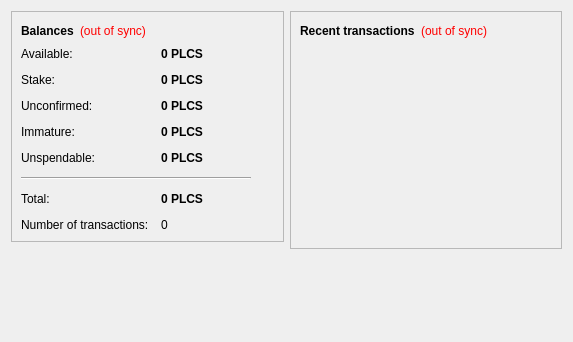
<?xml version="1.0" encoding="UTF-8"?>
<ui version="4.0">
 <class>OverviewPage</class>
 <widget class="QWidget" name="OverviewPage">
  <property name="geometry">
   <rect>
    <x>0</x>
    <y>0</y>
    <width>573</width>
    <height>342</height>
   </rect>
  </property>
  <property name="windowTitle">
   <string>Form</string>
  </property>
  <layout class="QHBoxLayout" name="horizontalLayout" stretch="1,1">
   <item>
    <layout class="QVBoxLayout" name="verticalLayout_2">
     <item>
      <widget class="QFrame" name="frame">
       <property name="frameShape">
        <enum>QFrame::StyledPanel</enum>
       </property>
       <property name="frameShadow">
        <enum>QFrame::Raised</enum>
       </property>
       <layout class="QVBoxLayout" name="verticalLayout_4">
        <item>
         <layout class="QHBoxLayout" name="horizontalLayout_4">
          <item>
           <widget class="QLabel" name="label_5">
            <property name="font">
             <font>
              <weight>75</weight>
              <bold>true</bold>
             </font>
            </property>
            <property name="text">
             <string>Balances</string>
            </property>
           </widget>
          </item>
          <item>
           <widget class="QLabel" name="labelWalletStatus">
            <property name="toolTip">
             <string>The displayed information may be out of date. Your wallet automatically synchronizes with the PalyanytsyaCoin network after a connection is established, but this process has not completed yet.</string>
            </property>
            <property name="styleSheet">
             <string notr="true">QLabel { color: red; }</string>
            </property>
            <property name="text">
             <string notr="true">(out of sync)</string>
            </property>
            <property name="alignment">
             <set>Qt::AlignLeading|Qt::AlignLeft|Qt::AlignVCenter</set>
            </property>
           </widget>
          </item>
          <item>
           <spacer name="horizontalSpacer_2">
            <property name="orientation">
             <enum>Qt::Horizontal</enum>
            </property>
            <property name="sizeHint" stdset="0">
             <size>
              <width>40</width>
              <height>20</height>
             </size>
            </property>
           </spacer>
          </item>
         </layout>
        </item>
        <item>
         <layout class="QFormLayout" name="formLayout_2">
          <property name="fieldGrowthPolicy">
           <enum>QFormLayout::AllNonFixedFieldsGrow</enum>
          </property>
          <property name="horizontalSpacing">
           <number>12</number>
          </property>
          <property name="verticalSpacing">
           <number>12</number>
          </property>
          <item row="0" column="0">
           <widget class="QLabel" name="labelAvailableText">
            <property name="toolTip">
             <string>Your current available balance</string>
            </property>
            <property name="text">
             <string>Available:</string>
            </property>
           </widget>
          </item>
          <item row="0" column="1">
           <widget class="QLabel" name="labelAvailable">
            <property name="font">
             <font>
              <weight>75</weight>
              <bold>true</bold>
             </font>
            </property>
            <property name="cursor">
             <cursorShape>IBeamCursor</cursorShape>
            </property>
            <property name="toolTip">
             <string>Your current available balance</string>
            </property>
            <property name="text">
             <string notr="true">0 PLCS</string>
            </property>
            <property name="alignment">
             <set>Qt::AlignLeading|Qt::AlignLeft|Qt::AlignVCenter</set>
            </property>
            <property name="textInteractionFlags">
             <set>Qt::LinksAccessibleByMouse|Qt::TextSelectableByKeyboard|Qt::TextSelectableByMouse</set>
            </property>
           </widget>
          </item>
          <item row="1" column="0">
           <widget class="QLabel" name="label_6">
            <property name="toolTip">
             <string>Total of coins that was staked, and do not yet count toward the current balance</string>
            </property>
            <property name="text">
             <string>Stake:</string>
            </property>
           </widget>
          </item>
          <item row="1" column="1">
           <widget class="QLabel" name="labelStake">
            <property name="font">
             <font>
              <weight>75</weight>
              <bold>true</bold>
             </font>
            </property>
            <property name="cursor">
             <cursorShape>IBeamCursor</cursorShape>
            </property>
            <property name="toolTip">
             <string>Total of coins that was staked, and do not yet count toward the current balance</string>
            </property>
            <property name="text">
             <string notr="true">0 PLCS</string>
            </property>
            <property name="alignment">
             <set>Qt::AlignLeading|Qt::AlignLeft|Qt::AlignVCenter</set>
            </property>
            <property name="textInteractionFlags">
             <set>Qt::LinksAccessibleByMouse|Qt::TextSelectableByKeyboard|Qt::TextSelectableByMouse</set>
            </property>
           </widget>
          </item>
          <item row="2" column="0">
           <widget class="QLabel" name="label_3">
            <property name="toolTip">
             <string>Total of transactions that have yet to be confirmed, and do not yet count toward the current balance</string>
            </property>
            <property name="text">
             <string>Unconfirmed:</string>
            </property>
           </widget>
          </item>
          <item row="2" column="1">
           <widget class="QLabel" name="labelUnconfirmed">
            <property name="font">
             <font>
              <weight>75</weight>
              <bold>true</bold>
             </font>
            </property>
            <property name="cursor">
             <cursorShape>IBeamCursor</cursorShape>
            </property>
            <property name="toolTip">
             <string>Total of transactions that have yet to be confirmed, and do not yet count toward the current balance</string>
            </property>
            <property name="text">
             <string notr="true">0 PLCS</string>
            </property>
            <property name="alignment">
             <set>Qt::AlignLeading|Qt::AlignLeft|Qt::AlignVCenter</set>
            </property>
            <property name="textInteractionFlags">
             <set>Qt::LinksAccessibleByMouse|Qt::TextSelectableByKeyboard|Qt::TextSelectableByMouse</set>
            </property>
           </widget>
          </item>
          <item row="3" column="0">
           <widget class="QLabel" name="labelImmatureText">
            <property name="toolTip">
             <string>Mined balance that has not yet matured</string>
            </property>
            <property name="text">
             <string>Immature:</string>
            </property>
           </widget>
          </item>
          <item row="3" column="1">
           <widget class="QLabel" name="labelImmature">
            <property name="font">
             <font>
              <weight>75</weight>
              <bold>true</bold>
             </font>
            </property>
            <property name="toolTip">
             <string>Mined balance that has not yet matured</string>
            </property>
            <property name="text">
             <string notr="true">0 PLCS</string>
            </property>
            <property name="alignment">
             <set>Qt::AlignLeading|Qt::AlignLeft|Qt::AlignVCenter</set>
            </property>
            <property name="textInteractionFlags">
             <set>Qt::LinksAccessibleByMouse|Qt::TextSelectableByKeyboard|Qt::TextSelectableByMouse</set>
            </property>
           </widget>
          </item>
          <item row="4" column="0">
           <widget class="QLabel" name="labelBalanceWatchOnlyText">
            <property name="toolTip">
             <string>Your unspendable balance</string>
            </property>
            <property name="text">
             <string>Unspendable:</string>
            </property>
           </widget>
          </item>
          <item row="4" column="1">
           <widget class="QLabel" name="labelBalanceWatchOnly">
            <property name="font">
             <font>
              <weight>75</weight>
              <bold>true</bold>
             </font>
            </property>
            <property name="cursor">
             <cursorShape>IBeamCursor</cursorShape>
            </property>
            <property name="toolTip">
             <string>Your unspendable balance</string>
            </property>
            <property name="text">
             <string notr="true">0 PLCS</string>
            </property>
            <property name="alignment">
             <set>Qt::AlignLeading|Qt::AlignLeft|Qt::AlignVCenter</set>
            </property>
            <property name="textInteractionFlags">
             <set>Qt::LinksAccessibleByMouse|Qt::TextSelectableByKeyboard|Qt::TextSelectableByMouse</set>
            </property>
           </widget>
          </item>
          <item row="5" column="0" colspan="2">
           <widget class="Line" name="line">
            <property name="maximumSize">
             <size>
              <width>230</width>
              <height>16777215</height>
             </size>
            </property>
            <property name="orientation">
             <enum>Qt::Horizontal</enum>
            </property>
           </widget>
          </item>
          <item row="6" column="0">
           <widget class="QLabel" name="labelTotalText">
            <property name="toolTip">
             <string>Your current total balance</string>
            </property>
            <property name="text">
             <string>Total:</string>
            </property>
           </widget>
          </item>
          <item row="6" column="1">
           <widget class="QLabel" name="labelTotal">
            <property name="font">
             <font>
              <weight>75</weight>
              <bold>true</bold>
             </font>
            </property>
            <property name="toolTip">
             <string>Your current total balance</string>
            </property>
            <property name="text">
             <string notr="true">0 PLCS</string>
            </property>
            <property name="alignment">
             <set>Qt::AlignLeading|Qt::AlignLeft|Qt::AlignVCenter</set>
            </property>
            <property name="textInteractionFlags">
             <set>Qt::LinksAccessibleByMouse|Qt::TextSelectableByKeyboard|Qt::TextSelectableByMouse</set>
            </property>
           </widget>
          </item>
          <item row="7" column="0">
           <widget class="QLabel" name="label_2">
            <property name="toolTip">
             <string>Total number of transactions in wallet</string>
            </property>
            <property name="text">
             <string>Number of transactions:</string>
            </property>
           </widget>
          </item>
          <item row="7" column="1">
           <widget class="QLabel" name="labelNumTransactions">
            <property name="toolTip">
             <string>Total number of transactions in wallet</string>
            </property>
            <property name="text">
             <string notr="true">0</string>
            </property>
           </widget>
          </item>
         </layout>
        </item>
       </layout>
      </widget>
     </item>
     <item>
      <spacer name="verticalSpacer">
       <property name="orientation">
        <enum>Qt::Vertical</enum>
       </property>
       <property name="sizeHint" stdset="0">
        <size>
         <width>20</width>
         <height>40</height>
        </size>
       </property>
      </spacer>
     </item>
    </layout>
   </item>
   <item>
    <layout class="QVBoxLayout" name="verticalLayout_3">
     <item>
      <widget class="QFrame" name="frame_2">
       <property name="frameShape">
        <enum>QFrame::StyledPanel</enum>
       </property>
       <property name="frameShadow">
        <enum>QFrame::Raised</enum>
       </property>
       <layout class="QVBoxLayout" name="verticalLayout">
        <item>
         <layout class="QHBoxLayout" name="horizontalLayout_2">
          <item>
           <widget class="QLabel" name="label_4">
            <property name="text">
             <string>&lt;b&gt;Recent transactions&lt;/b&gt;</string>
            </property>
           </widget>
          </item>
          <item>
           <widget class="QLabel" name="labelTransactionsStatus">
            <property name="toolTip">
             <string>The displayed information may be out of date. Your wallet automatically synchronizes with the PalyanytsyaCoin network after a connection is established, but this process has not completed yet.</string>
            </property>
            <property name="styleSheet">
             <string notr="true">QLabel { color: red; }</string>
            </property>
            <property name="text">
             <string notr="true">(out of sync)</string>
            </property>
            <property name="alignment">
             <set>Qt::AlignRight|Qt::AlignTrailing|Qt::AlignVCenter</set>
            </property>
           </widget>
          </item>
          <item>
           <spacer name="horizontalSpacer">
            <property name="orientation">
             <enum>Qt::Horizontal</enum>
            </property>
            <property name="sizeHint" stdset="0">
             <size>
              <width>40</width>
              <height>20</height>
             </size>
            </property>
           </spacer>
          </item>
         </layout>
        </item>
        <item>
         <widget class="QListView" name="listTransactions">
          <property name="styleSheet">
           <string notr="true">QListView { background: transparent; }</string>
          </property>
          <property name="frameShape">
           <enum>QFrame::NoFrame</enum>
          </property>
          <property name="verticalScrollBarPolicy">
           <enum>Qt::ScrollBarAlwaysOff</enum>
          </property>
          <property name="horizontalScrollBarPolicy">
           <enum>Qt::ScrollBarAlwaysOff</enum>
          </property>
          <property name="selectionMode">
           <enum>QAbstractItemView::NoSelection</enum>
          </property>
         </widget>
        </item>
       </layout>
      </widget>
     </item>
     <item>
      <spacer name="verticalSpacer_2">
       <property name="orientation">
        <enum>Qt::Vertical</enum>
       </property>
       <property name="sizeHint" stdset="0">
        <size>
         <width>20</width>
         <height>40</height>
        </size>
       </property>
      </spacer>
     </item>
    </layout>
   </item>
  </layout>
 </widget>
 <resources/>
 <connections/>
</ui>
